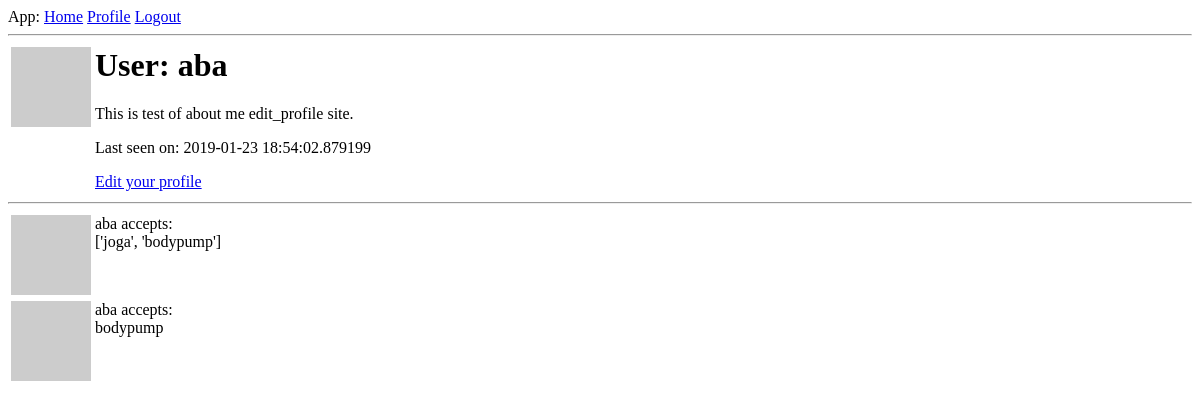
/user/aba (signed in), run on an earlier commit of the app's database.
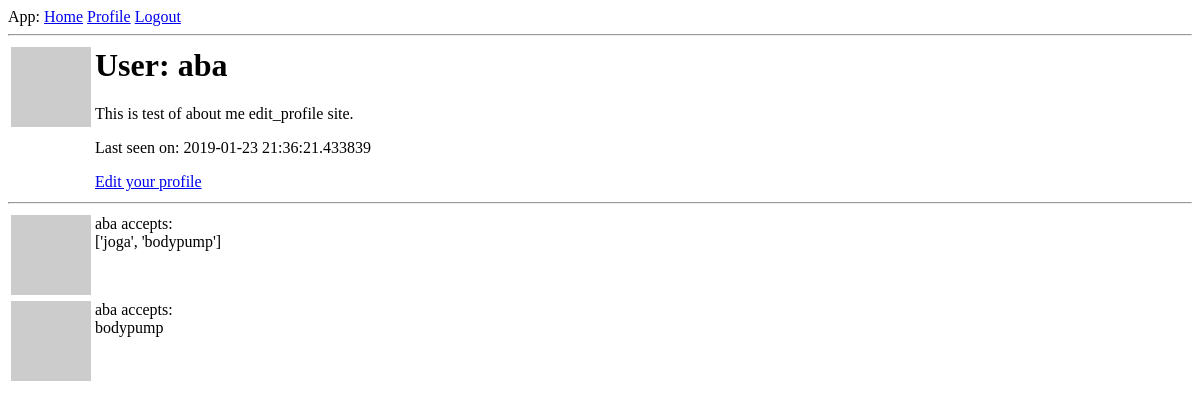
And on a later commit of the database.
### app/models.py (models this page shows, shortened)
class User(UserMixin, db.Model):
    id = db.Column(db.Integer, primary_key=True)
    username = db.Column(db.String(64), index=True, unique=True)
    email = db.Column(db.String(120), index=True, unique=True)
    password_hash = db.Column(db.String(128))
    cell_number = db.Column(db.BIGINT)
    club_site_login = db.Column(db.String(64))
    club_site_password = db.Column(db.String(128))
    activities = db.relationship('Activity', backref='person', lazy='dynamic')
    about_me = db.Column(db.String(140))
    last_seen = db.Column(db.DateTime, default=datetime.utcnow) # change to last visit in a gym :)
    def avatar(self, size):
        digest = md5(self.email.lower().encode('utf-8')).hexdigest()
        return 'https://www.gravatar.com/avatar/{}?d=retro&s={}'.format(
            digest, size)

### app/routes.py (the view)
@app.route('/user/<username>')
@login_required
def user(username):
    user = User.query.filter_by(username=username).first_or_404()
    activities = [
        {'author': user, 'activity': ['joga', 'bodypump']},
        {'author': user, 'activity': 'bodypump'}
    ]
    return render_template('user.html', user=user, posts=activities)

### app/models.py (called while the page is built)
@login.user_loader
def load_user(id):
    return User.query.get(int(id))

### app/routes.py (called while the page is built)
@app.before_request
def before_request():
    if current_user.is_authenticated:
        current_user.last_seen = datetime.utcnow()
        db.session.commit()

### app/templates/user.html
{% extends "base.html" %}
{% block content %}
    <table>
        <tr valign="top">
            <td><img src="{{ user.avatar(128) }}"></td>
            <td>
                <h1>User: {{ user.username }}</h1>
                {% if user.about_me %}
                    <p>{{ user.about_me }}</p>
                {% endif %}
                {% if user.last_seen %}
                    <p>Last seen on: {{user.last_seen }}</p>
                {% endif %}
                {% if user == current_user %}
                <p><a href="{{ url_for('edit_profile') }}">Edit your profile</a></p>
                {% endif %}
            </td>
        </tr>
    </table>
    <hr>
    {% for post in posts %}
        {% include '_post.html' %}
    {% endfor %}
{% endblock %}

### app/templates/base.html (shortened to what this page needs)
<html>
    <head>
    </head>
    <body>
        <div>
            App:
            <a href="{{ url_for('index') }}">Home</a>
            {% if current_user.is_anonymous %}
            <a href="{{ url_for('login') }}">Login</a>
            {% else %}
            <a href="{{ url_for('user', username=current_user.username) }}">Profile</a>
            <a href="{{ url_for('logout') }}">Logout</a>
            {% endif %}
        </div>
        <hr>
        {% block content %}{% endblock %}
    </body>
</html>

### app/templates/_post.html
<table>
    <tr valign="top">
        <td><img src="{{ post.author.avatar(36) }}"></td>
        <td>{{ post.author.username }} accepts:<br>{{ post.activity }}</td>
    </tr>
</table>

What changed in the data, as far as the page shows it:
changed User "aba": last_seen "2019-01-23 18:54:02.879199" → "2019-01-23 21:36:21.433839"
